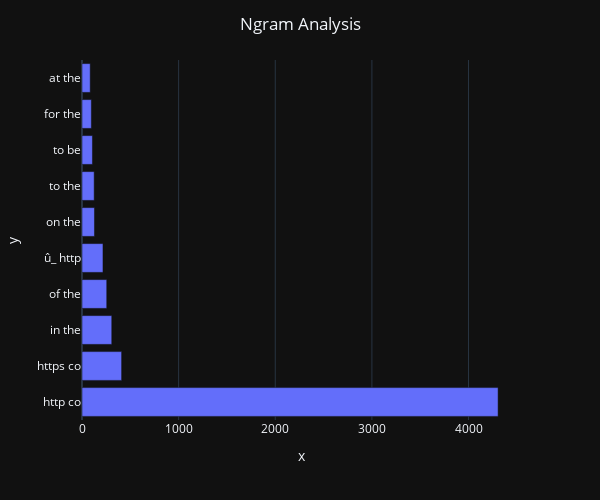

The notebook cell saved with this chart:
### Code cell
from nltk.util import ngrams
from sklearn.feature_extraction.text import CountVectorizer
def getNgram(wordCollection, n=None):
    vectorData = CountVectorizer(ngram_range=(n, n)).fit(wordCollection)
    BagOfWords = vectorData.transform(wordCollection)
    SumWords = BagOfWords.sum(axis=0) 
    WordsFq = [(word, SumWords[0, idx]) 
                  for word, idx in vectorData.vocabulary_.items()]
    WordsFq =sorted(WordsFq, key = lambda x: x[1], reverse=True)
    return WordsFq[:10]

getBigrams=getNgram(TrainDataSet['text'],2)[:10]
x,y=map(list,zip(*getBigrams))

import plotly.express as px
fig = px.bar(x=y,y=x)
fig.update_layout(height=500,width=600,title_text="Ngram Analysis", title_x=0.5, showlegend=False)
plotly.offline.iplot(fig)

### Figure 1 — Plotly figure (JSON) as saved in the notebook; plotly's stock layout.template omitted (floating-point values rounded to 4 significant figures)
{"data": [{"alignmentgroup": "True", "hovertemplate": "x=%{x}<br>y=%{y}<extra></extra>", "legendgroup": "", "marker": {"color": "#636efa"}, "name": "", "offsetgroup": "", "orientation": "h", "showlegend": false, "textposition": "auto", "type": "bar", "x": [4306, 410, 308, 256, 217, 129, 126, 108, 97, 85], "xaxis": "x", "y": ["http co", "https co", "in the", "of the", "û_ http", "on the", "to the", "to be", "for the", "at the"], "yaxis": "y"}], "layout": {"barmode": "relative", "height": 500, "legend": {"tracegroupgap": 0}, "margin": {"t": 60}, "showlegend": false, "title": {"text": "Ngram Analysis", "x": 0.5}, "width": 600, "xaxis": {"anchor": "y", "domain": [0, 1], "title": {"text": "x"}}, "yaxis": {"anchor": "x", "domain": [0, 1], "title": {"text": "y"}}}}
